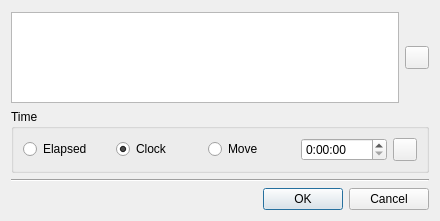
<?xml version="1.0" encoding="UTF-8"?>
<ui version="4.0">
 <class>CommentDialog</class>
 <widget class="QDialog" name="CommentDialog">
  <property name="geometry">
   <rect>
    <x>0</x>
    <y>0</y>
    <width>440</width>
    <height>221</height>
   </rect>
  </property>
  <property name="minimumSize">
   <size>
    <width>0</width>
    <height>1</height>
   </size>
  </property>
  <property name="windowTitle">
   <string>Edit Comment</string>
  </property>
  <layout class="QVBoxLayout" name="verticalLayout">
   <property name="topMargin">
    <number>12</number>
   </property>
   <item>
    <layout class="QHBoxLayout" name="horizontalLayout_2">
     <item>
      <widget class="PlainTextEdit" name="textEdit">
       <property name="tabChangesFocus">
        <bool>true</bool>
       </property>
      </widget>
     </item>
     <item>
      <layout class="QVBoxLayout" name="verticalLayout_2">
       <item>
        <widget class="QToolButton" name="clearText">
         <property name="text">
          <string/>
         </property>
         <property name="icon">
          <iconset resource="../../resources.qrc">
           <normaloff>:/images/text_clear.png</normaloff>:/images/text_clear.png</iconset>
         </property>
        </widget>
       </item>
      </layout>
     </item>
    </layout>
   </item>
   <item>
    <widget class="QGroupBox" name="groupBox">
     <property name="title">
      <string>Time</string>
     </property>
     <layout class="QVBoxLayout" name="verticalLayout_3">
      <item>
       <layout class="QHBoxLayout" name="horizontalLayout">
        <item>
         <widget class="QRadioButton" name="egtTime">
          <property name="text">
           <string>Elapsed</string>
          </property>
         </widget>
        </item>
        <item>
         <widget class="QRadioButton" name="clkTime">
          <property name="text">
           <string>Clock</string>
          </property>
          <property name="checked">
           <bool>true</bool>
          </property>
         </widget>
        </item>
        <item>
         <widget class="QRadioButton" name="emtTime">
          <property name="text">
           <string>Move</string>
          </property>
         </widget>
        </item>
        <item>
         <widget class="QTimeEdit" name="timeEdit">
          <property name="cursor">
           <cursorShape>ArrowCursor</cursorShape>
          </property>
          <property name="buttonSymbols">
           <enum>QAbstractSpinBox::UpDownArrows</enum>
          </property>
          <property name="dateTime">
           <datetime>
            <hour>0</hour>
            <minute>0</minute>
            <second>0</second>
            <year>2000</year>
            <month>1</month>
            <day>1</day>
           </datetime>
          </property>
          <property name="displayFormat">
           <string>H:mm:ss</string>
          </property>
         </widget>
        </item>
        <item>
         <widget class="QToolButton" name="clearTime">
          <property name="text">
           <string/>
          </property>
          <property name="icon">
           <iconset>
            <normalon>:/images/time_clear.png</normalon>
           </iconset>
          </property>
         </widget>
        </item>
       </layout>
      </item>
     </layout>
    </widget>
   </item>
   <item>
    <widget class="Line" name="line">
     <property name="orientation">
      <enum>Qt::Horizontal</enum>
     </property>
    </widget>
   </item>
   <item>
    <widget class="QDialogButtonBox" name="buttonBox">
     <property name="orientation">
      <enum>Qt::Horizontal</enum>
     </property>
     <property name="standardButtons">
      <set>QDialogButtonBox::Cancel|QDialogButtonBox::Ok</set>
     </property>
    </widget>
   </item>
  </layout>
 </widget>
 <customwidgets>
  <customwidget>
   <class>PlainTextEdit</class>
   <extends>QPlainTextEdit</extends>
   <header>plaintextedit.h</header>
  </customwidget>
 </customwidgets>
 <resources>
  <include location="../../resources.qrc"/>
 </resources>
 <connections>
  <connection>
   <sender>buttonBox</sender>
   <signal>accepted()</signal>
   <receiver>CommentDialog</receiver>
   <slot>accept()</slot>
   <hints>
    <hint type="sourcelabel">
     <x>248</x>
     <y>254</y>
    </hint>
    <hint type="destinationlabel">
     <x>157</x>
     <y>274</y>
    </hint>
   </hints>
  </connection>
  <connection>
   <sender>buttonBox</sender>
   <signal>rejected()</signal>
   <receiver>CommentDialog</receiver>
   <slot>reject()</slot>
   <hints>
    <hint type="sourcelabel">
     <x>316</x>
     <y>260</y>
    </hint>
    <hint type="destinationlabel">
     <x>286</x>
     <y>274</y>
    </hint>
   </hints>
  </connection>
 </connections>
</ui>
